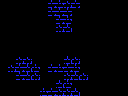

A level layout from a 2D game, rendered from its tile map. Below: a short description, then the map file with its tile-grid data intact:
An orthogonal 16x12 tile map with 8x8 px tiles, 1 tile layer (Tile Layer 1).

<map version="1.0" orientation="orthogonal" renderorder="right-down" width="16" height="12" tilewidth="8" tileheight="8" nextobjectid="12">
 <tileset firstgid="1" name="tiles" tilewidth="8" tileheight="8" tilecount="256" columns="16">
  <image source="tiles.png" width="128" height="128" />
 </tileset>
 <layer name="Tile Layer 1" width="16" height="12">
  <data encoding="csv">
1,1,1,1,1,1,115,117,114,115,1,1,1,1,1,1,
1,1,1,1,1,1,115,115,115,1,1,1,1,1,1,1,
1,1,1,1,1,1,1,115,117,1,1,1,1,1,1,1,
1,1,1,1,1,1,1,114,116,1,1,1,1,1,1,1,
1,1,1,1,1,1,1,1,1,1,1,1,1,1,1,1,
1,1,1,1,1,1,1,1,1,1,1,1,1,1,1,1,
1,1,1,1,1,1,1,1,1,1,1,1,1,1,1,1,
1,1,114,114,1,1,1,1,116,114,1,1,1,1,1,1,
1,114,115,116,117,1,115,117,115,117,1,1,1,1,1,1,
1,1,115,116,114,1,1,1,114,116,114,1,1,1,1,1,
1,1,1,1,1,1,1,116,117,1,1,1,1,1,1,1,
1,1,1,1,1,117,115,114,114,116,1,1,1,1,1,1
</data>
 </layer>
 <objectgroup name="objects" />
</map>
